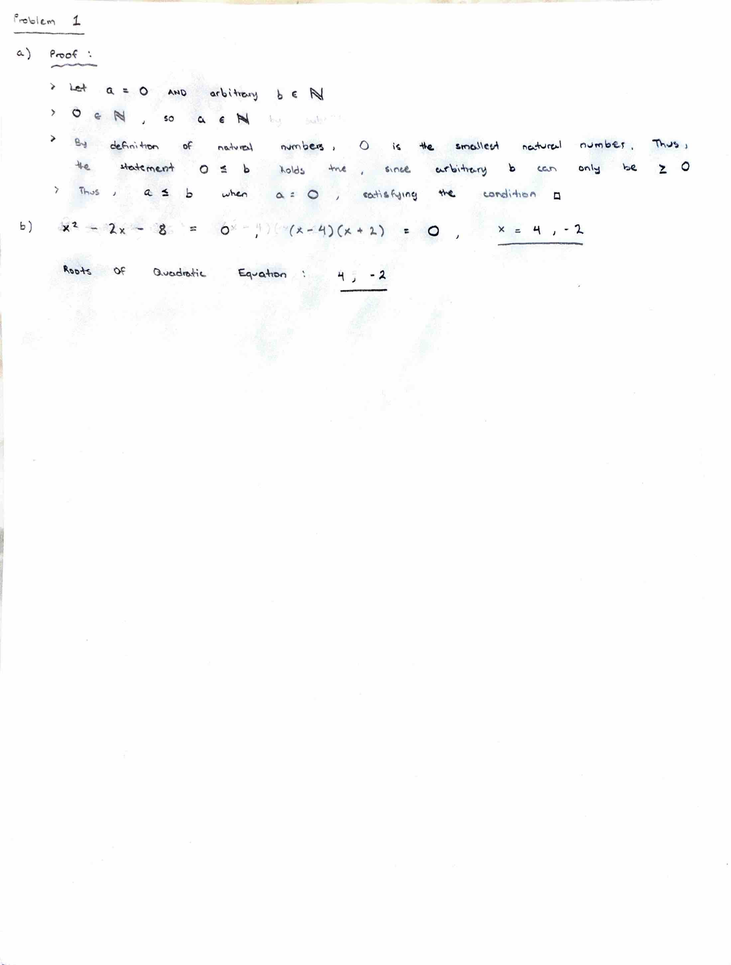
#> input picture dataset/sample_1/images/page1.png, 731 x 965 px, shrunk from 2500 x 3300 before the run
$ python -i preprocessing.py   (imports and definitions only)
#> lines starting #> are read from the running program, lines starting #| are printed output that depends on the picture; after the words box and inside, x2 and y2 are one past the last pixel; in counts of white or black regions, pixels touching at a corner belong together
"""
preprocessing.py

Author: natelgrw
Last Edited: 01/07/2026

Image preprocessing functions for enhancing scanned document quality.
"""

import cv2
import numpy as np
from PIL import Image


# ===== Functions ===== #


def preprocess_image(image: Image.Image) -> Image.Image:
    """
    Preprocess scanned document to remove artifacts and enhance clarity.

    Applies background normalization, bilateral filtering, adaptive thresholding,
    morphological operations, unsharp masking, and contrast enhancement.

    Args:
        image: PIL Image to preprocess

    Returns:
        Cleaned and sharpened PIL Image
    """
    img_array = np.array(image)

    if len(img_array.shape) == 3:
        gray = cv2.cvtColor(img_array, cv2.COLOR_RGB2GRAY)
    else:
        gray = img_array.copy()

    # background normalization
    kernel_large = cv2.getStructuringElement(cv2.MORPH_ELLIPSE, (51, 51))
    background = cv2.morphologyEx(gray, cv2.MORPH_CLOSE, kernel_large)
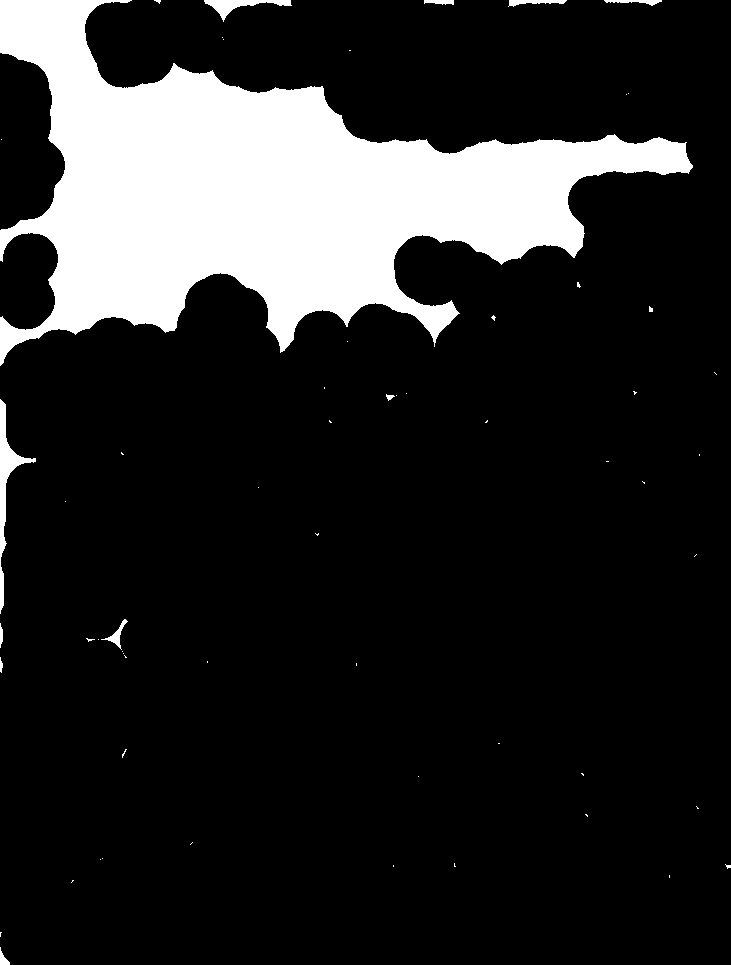
#> background: shape (965, 731); values 254 (black) and 255 (white), 15.7% white; 59 white regions (48 under 20 px), largest, box (x1, y1, x2, y2) and area: (0, 0, 693, 366) 107400, (0, 399, 36, 614) 1437, (204, 0, 292, 22) 620
    normalized = cv2.divide(gray, background, scale=255)

    # bilateral filter
    smooth = cv2.bilateralFilter(normalized, d=9, sigmaColor=75, sigmaSpace=75)

    # adaptive thresholding
    adaptive = cv2.adaptiveThreshold(
        smooth,
        255,
        cv2.ADAPTIVE_THRESH_GAUSSIAN_C,
        cv2.THRESH_BINARY,
        blockSize=15,
        C=10
    )
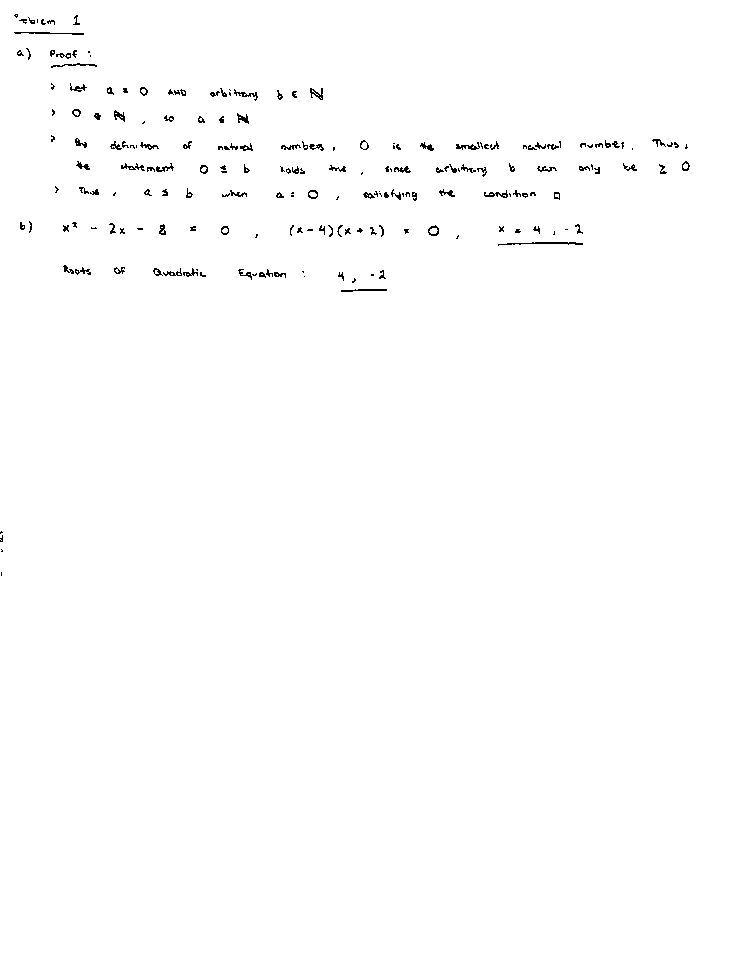
#> adaptive: shape (965, 731); 99.2% white; black in thin lines or dots, all inside (x1, y1, x2, y2) = (0, 14, 690, 576)

    # removing noise
    kernel_small = cv2.getStructuringElement(cv2.MORPH_ELLIPSE, (2, 2))
    cleaned = cv2.morphologyEx(adaptive, cv2.MORPH_OPEN, kernel_small, iterations=1)
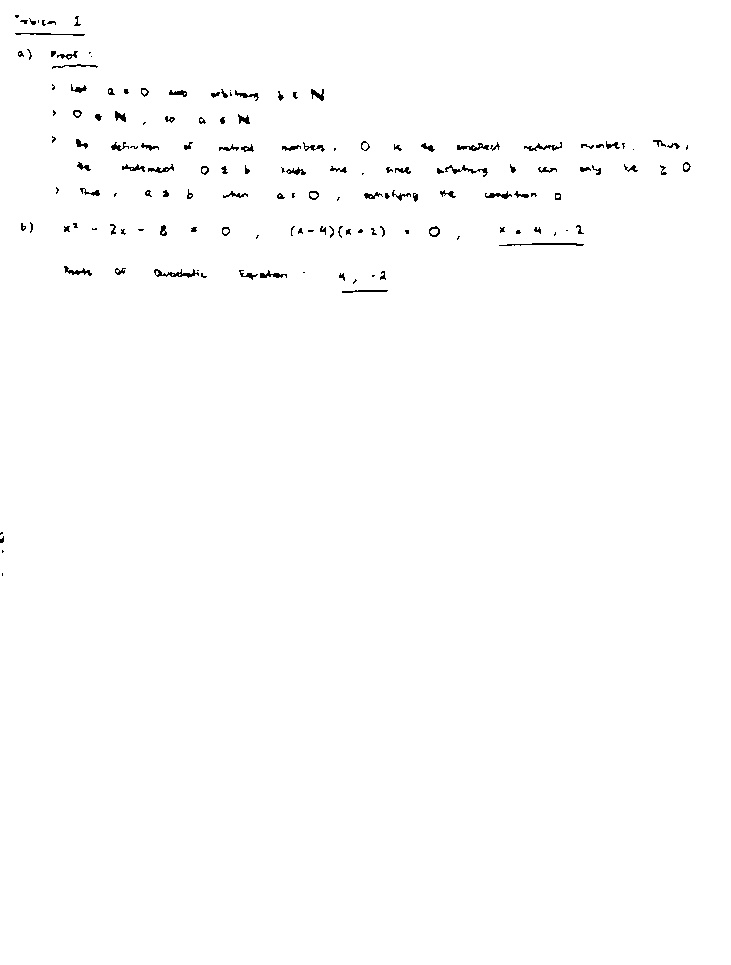
#> cleaned: shape (965, 731); 99.2% white; black in thin lines or dots, all inside (x1, y1, x2, y2) = (0, 15, 691, 576)

    # dilate slightly to thicken text
    kernel_dilate = np.ones((1, 1), np.uint8)
    thickened = cv2.dilate(cleaned, kernel_dilate, iterations=1)

    # unsharp masking for sharpening
    blurred = cv2.GaussianBlur(thickened, (0, 0), 4.0)
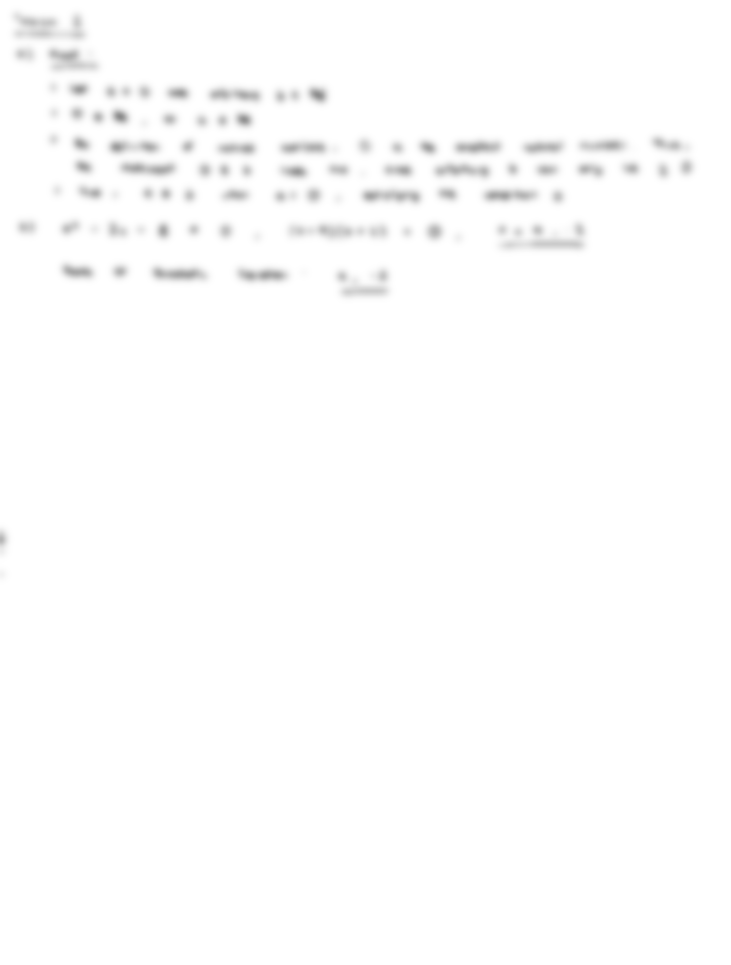
#> blurred: shape (965, 731); min 139, max 255, mean 253
    sharpened = cv2.addWeighted(thickened, 2.0, blurred, -1.0, 0)

    # CLAHE for contrast enhancement
    clahe = cv2.createCLAHE(clipLimit=3.0, tileGridSize=(8, 8))
    final = clahe.apply(sharpened)

    # convert back to PIL
    return Image.fromarray(final)

>>> import cv2
>>> picture = cv2.cvtColor(cv2.imread('../../dataset/sample_1/images/page1.png'), cv2.COLOR_BGR2RGB)
>>> result = preprocess_image(picture)
